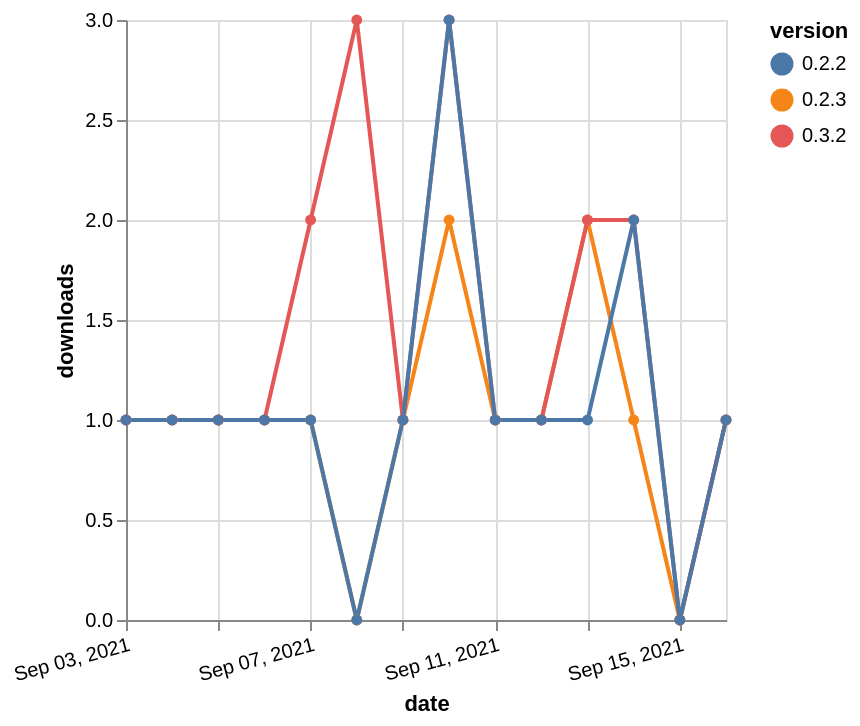

Vega-Lite specification stored for this chart:
### Vega-Lite specification from a JSON file in a GitHub repository (floating-point values rounded to 4 significant figures)
{"$schema": "https://vega.github.io/schema/vega-lite/v5.json", "description": "A simple bar chart with embedded data.", "data": {"values": [{"date": "2021-09-03", "total": 360, "delta": 1, "version": "0.2.3"}, {"date": "2021-09-04", "total": 361, "delta": 1, "version": "0.2.3"}, {"date": "2021-09-05", "total": 362, "delta": 1, "version": "0.2.3"}, {"date": "2021-09-06", "total": 363, "delta": 1, "version": "0.2.3"}, {"date": "2021-09-07", "total": 364, "delta": 1, "version": "0.2.3"}, {"date": "2021-09-08", "total": 364, "delta": 0, "version": "0.2.3"}, {"date": "2021-09-09", "total": 365, "delta": 1, "version": "0.2.3"}, {"date": "2021-09-10", "total": 367, "delta": 2, "version": "0.2.3"}, {"date": "2021-09-11", "total": 368, "delta": 1, "version": "0.2.3"}, {"date": "2021-09-12", "total": 369, "delta": 1, "version": "0.2.3"}, {"date": "2021-09-13", "total": 371, "delta": 2, "version": "0.2.3"}, {"date": "2021-09-14", "total": 372, "delta": 1, "version": "0.2.3"}, {"date": "2021-09-15", "total": 372, "delta": 0, "version": "0.2.3"}, {"date": "2021-09-16", "total": 373, "delta": 1, "version": "0.2.3"}, {"date": "2021-09-03", "total": 160, "delta": 1, "version": "0.3.2"}, {"date": "2021-09-04", "total": 161, "delta": 1, "version": "0.3.2"}, {"date": "2021-09-05", "total": 162, "delta": 1, "version": "0.3.2"}, {"date": "2021-09-06", "total": 163, "delta": 1, "version": "0.3.2"}, {"date": "2021-09-07", "total": 165, "delta": 2, "version": "0.3.2"}, {"date": "2021-09-08", "total": 168, "delta": 3, "version": "0.3.2"}, {"date": "2021-09-09", "total": 169, "delta": 1, "version": "0.3.2"}, {"date": "2021-09-10", "total": 172, "delta": 3, "version": "0.3.2"}, {"date": "2021-09-11", "total": 173, "delta": 1, "version": "0.3.2"}, {"date": "2021-09-12", "total": 174, "delta": 1, "version": "0.3.2"}, {"date": "2021-09-13", "total": 176, "delta": 2, "version": "0.3.2"}, {"date": "2021-09-14", "total": 178, "delta": 2, "version": "0.3.2"}, {"date": "2021-09-15", "total": 178, "delta": 0, "version": "0.3.2"}, {"date": "2021-09-16", "total": 179, "delta": 1, "version": "0.3.2"}, {"date": "2021-09-03", "total": 702, "delta": 1, "version": "0.2.2"}, {"date": "2021-09-04", "total": 703, "delta": 1, "version": "0.2.2"}, {"date": "2021-09-05", "total": 704, "delta": 1, "version": "0.2.2"}, {"date": "2021-09-06", "total": 705, "delta": 1, "version": "0.2.2"}, {"date": "2021-09-07", "total": 706, "delta": 1, "version": "0.2.2"}, {"date": "2021-09-08", "total": 706, "delta": 0, "version": "0.2.2"}, {"date": "2021-09-09", "total": 707, "delta": 1, "version": "0.2.2"}, {"date": "2021-09-10", "total": 710, "delta": 3, "version": "0.2.2"}, {"date": "2021-09-11", "total": 711, "delta": 1, "version": "0.2.2"}, {"date": "2021-09-12", "total": 712, "delta": 1, "version": "0.2.2"}, {"date": "2021-09-13", "total": 713, "delta": 1, "version": "0.2.2"}, {"date": "2021-09-14", "total": 715, "delta": 2, "version": "0.2.2"}, {"date": "2021-09-15", "total": 715, "delta": 0, "version": "0.2.2"}, {"date": "2021-09-16", "total": 716, "delta": 1, "version": "0.2.2"}]}, "width": "container", "mark": {"type": "line", "point": {"filled": true}}, "encoding": {"x": {"field": "date", "type": "temporal", "timeUnit": "yearmonthdate", "title": "date", "axis": {"labelAngle": -15}}, "y": {"field": "delta", "type": "quantitative", "title": "downloads"}, "color": {"field": "version", "type": "nominal"}, "tooltip": {"field": "delta"}}}
